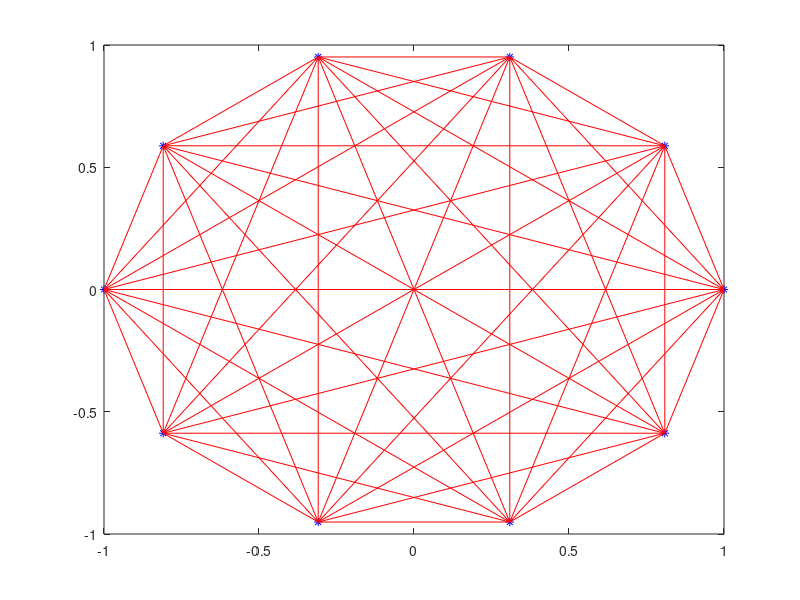

This chart was generated by the following MATLAB code: (Note: this script raises an error after producing the figure.)
G = load('graph.txt')
 
V = [size(G,1),3];


for i=1:1:size(G,1)
   
    x = cos((2*pi*i) / size(G,1));
    y = sin((2*pi*i) / size(G,1));
    
    V(i,2) = x;
    V(i,3) = y;   

endfor

   
   
   
figure(42);
title("Graph representation");
plot(V(:,2),V(:,3),'*b');  % graph vertex
hold on
orden=[];                          
for i=1:1:size(G,1)
   orden(1,i)=sum(G(i,:)); 
end
 
Y=[];
G=triu(G); 
for i=1:1:size(G,1)   %Create the paths
    for j=1:1:size(G,1)
         
        if G(i,j)==1
          Y=[V(i,2:3);
             V(j,2:3)];
          
          plot(Y(:,1),Y(:,2),'-r')
          hold on
        end
    end    
end
 


A=G;
D=[];
n=0;
if a==0 || a==2
 
   for i=1:1:size(G,1)   %Create the paths by running through the graph
    for j=1:1:size(G,1)
         
        if G(i,j)==1
            n=n+1;
            D(n,:)=[i j];  
        end
    end    
   end 
end

w=0; %path counter
X=zeros(size(D,1)+1); %path counter matrix 
 
F=[];   %array that stores the route
gu=D;
while D~=0 
 
   o=randi(size(D,1),1); 
    
   F=D(o,:);   
     
   D(o,:)=[];  
while F(1,1)~=F(1,end)
     
   a=D==F(1,end); %search the paths that ends in F
   a=a(:,1)+a(:,2); 
   a=logical(a); %store all the possible paths
   M=D(a,:); 
     
    if M==0 
      if size(F,2)==2
       F=[F(1,2) F(1,1)]; 
       a=D==F(1,end); 
       a=a(:,1)+a(:,2); 
       a=logical(a);
       M=D(a,:);
        
      end
    end
  if M~=0   
    r=randi(size(M,1),1);  %choses a random path to verify
    
        if F(1,end)==M(r,1)  
             F(1,end+1)=M(r,2);  
        else
             F(1,end+1)=M(r,1);
        end
    
  if F(1,1)~=F(1,end)  
%% deletes the paths    
      
    k=0;
    for i=1:1:size(D,1) %traverses the path matrix
        
        if a(i,1)==1  
          k=k+1;  
            if r==k   
                D(i,:)=[];  
                break   
            end
        end
    end
     
          
  else       
      
    k=0;
    for i=1:1:size(D,1)  
        
        if a(i,1)==1  
          k=k+1;  
            if r==k   
                D(i,:)=[];  
                break   
            end
        end
    end
     

      w=w+1;
      gu=D;  
      X(w,1:size(F,2))=F;
       
 
       
  end 
     
  else   % if there are no more paths
        
       w=w+1;  
      
      gu=D;  
       X(w,1:size(F,2))=F;
      
  end
end
   if F(1,1)~=F(1,end) 
       
      break
   end
 
end
 
%graph printing
 
for i=1:1:w   
    a=X(i,:)>0; %look out for the paths there are different than 0 - that have edges -
    F=X(i,a); 
     
   for n=1:1:size(F,2)-1   % print the paths
       
          Y=[V(F(1,n),2:3);
             V(F(1,n+1),2:3)];
          figure(i)
          plot(Y(:,1),Y(:,2),'-b')
          hold on
          
   end 
    plot(V(:,2),V(:,3),'*r')  % plots the vertices
    hold on
end
 
% verifies the edges
 
i=0;
j=0;
while i<=w
    i=i+1;
    a=X(i,:)>0; 
    T=X(i,a);  
    j=0;
   while j<size(T,2)  
      j=j+1 
     a=X(:,1)==X(i,j);  
     a(i,1)=0;    
      
     if sum(a)~=0   
       b=X(a,:); 
       d=b>0;  
       B=b(d);  
        
       S1=T(1,1:j-1) 
       S2=T(1,j+1:end)
       F=[S1 B S2]  
        
       X(i,1:size(F,2))=F;  
       X(a,:)=[];  
       i=1;
       a=X(i,:)>0; 
       T=X(i,a);  
     end       
   end
end
 
 
b=X(1,:); % get the paths 
d=b>0;  %delete the 0's
F=b(d)
if w~=1
for n=1:1:size(F,2)-1   %generate the paths with ends in the graph
       
          Y=[V(F(1,n),2:3);
             V(F(1,n+1),2:3)];
          figure(1000+i)
          plot(Y(:,1),Y(:,2),'-b')
          hold on
          
end 
   plot(V(:,2),V(:,3),'*r')  % graph vertex
   title("graph representation")
end
